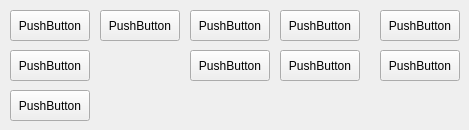
   <widget class="QWidget" name="leaking_tab_widget">
    <attribute name="title">
     <string>Leaking</string>
    </attribute>
    <widget class="QPushButton" name="gather_button_62">
     <property name="geometry">
      <rect>
       <x>280</x>
       <y>50</y>
       <width>80</width>
       <height>31</height>
      </rect>
     </property>
     <property name="text">
      <string>PushButton</string>
     </property>
    </widget>
    <widget class="QPushButton" name="gather_button_63">
     <property name="geometry">
      <rect>
       <x>190</x>
       <y>50</y>
       <width>80</width>
       <height>31</height>
      </rect>
     </property>
     <property name="text">
      <string>PushButton</string>
     </property>
    </widget>
    <widget class="QPushButton" name="gather_button_64">
     <property name="geometry">
      <rect>
       <x>10</x>
       <y>10</y>
       <width>80</width>
       <height>31</height>
      </rect>
     </property>
     <property name="text">
      <string>PushButton</string>
     </property>
    </widget>
    <widget class="QPushButton" name="gather_button_65">
     <property name="geometry">
      <rect>
       <x>100</x>
       <y>10</y>
       <width>80</width>
       <height>31</height>
      </rect>
     </property>
     <property name="text">
      <string>PushButton</string>
     </property>
    </widget>
    <widget class="QPushButton" name="gather_button_66">
     <property name="geometry">
      <rect>
       <x>190</x>
       <y>10</y>
       <width>80</width>
       <height>31</height>
      </rect>
     </property>
     <property name="text">
      <string>PushButton</string>
     </property>
    </widget>
    <widget class="QPushButton" name="gather_button_68">
     <property name="geometry">
      <rect>
       <x>380</x>
       <y>10</y>
       <width>80</width>
       <height>31</height>
      </rect>
     </property>
     <property name="text">
      <string>PushButton</string>
     </property>
    </widget>
    <widget class="QPushButton" name="gather_button_71">
     <property name="geometry">
      <rect>
       <x>10</x>
       <y>90</y>
       <width>80</width>
       <height>31</height>
      </rect>
     </property>
     <property name="text">
      <string>PushButton</string>
     </property>
    </widget>
    <widget class="QPushButton" name="gather_button_72">
     <property name="geometry">
      <rect>
       <x>380</x>
       <y>50</y>
       <width>80</width>
       <height>31</height>
      </rect>
     </property>
     <property name="text">
      <string>PushButton</string>
     </property>
    </widget>
    <widget class="QPushButton" name="gather_button_73">
     <property name="geometry">
      <rect>
       <x>10</x>
       <y>50</y>
       <width>80</width>
       <height>31</height>
      </rect>
     </property>
     <property name="text">
      <string>PushButton</string>
     </property>
    </widget>
    <widget class="QPushButton" name="gather_button_75">
     <property name="geometry">
      <rect>
       <x>280</x>
       <y>10</y>
       <width>80</width>
       <height>31</height>
      </rect>
     </property>
     <property name="text">
      <string>PushButton</string>
     </property>
    </widget>
   </widget>
